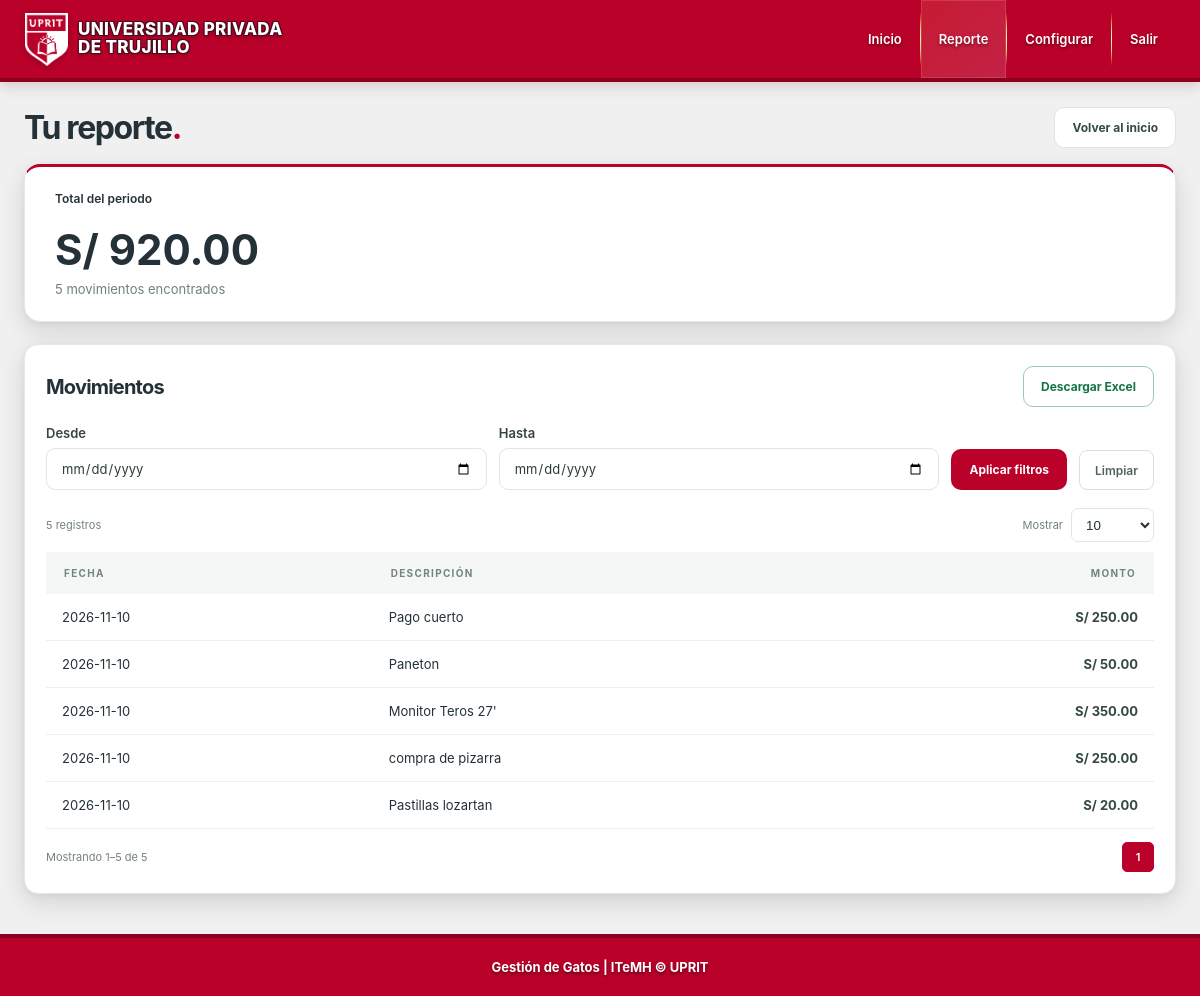
Page /reporte (signed in) on the committed database.
### tables this page shows
CREATE TABLE gastos (
            id INTEGER PRIMARY KEY AUTOINCREMENT,
            fecha TEXT NOT NULL,
            descripcion TEXT NOT NULL,
            monto_centavos INTEGER NOT NULL CHECK (monto_centavos > 0),
            creado_en TEXT NOT NULL DEFAULT CURRENT_TIMESTAMP
        );

CREATE TABLE configuracion (
            id INTEGER PRIMARY KEY CHECK (id = 1),
            nombre TEXT NOT NULL,
            logo BLOB,
            logo_mime TEXT,
            logo_version INTEGER NOT NULL DEFAULT 0
        , logo_secundario BLOB, logo_secundario_mime TEXT, logo_secundario_version INTEGER NOT NULL DEFAULT 0, pie_panel TEXT NOT NULL DEFAULT 'Derechos reservados ITeMH © Universidad Privada de Trujillo', pie_login TEXT NOT NULL DEFAULT 'Derechos reservados ITeMH © 2026', marca_login TEXT NOT NULL DEFAULT 'UPRIT');

### app.py (the view)
@app.get("/reporte")
@login_required
def reporte():
    try:
        todos_los_gastos, desde, hasta = datos_reporte()
    except ValueError:
        flash("El rango de fechas no es válido.", "error")
        return redirect(url_for("reporte"))
    try:
        por_pagina = int(request.args.get("por_pagina", 10))
        pagina = max(1, int(request.args.get("pagina", 1)))
    except (TypeError, ValueError):
        por_pagina, pagina = 10, 1
    if por_pagina not in {10, 25, 50, 100}:
        por_pagina = 10
    total_registros = len(todos_los_gastos)
    total_paginas = max(1, (total_registros + por_pagina - 1) // por_pagina)
    pagina = min(pagina, total_paginas)
    inicio = (pagina - 1) * por_pagina
    gastos = todos_los_gastos[inicio:inicio + por_pagina]
    inicio_registro = inicio + 1 if total_registros else 0
    fin_registro = min(inicio + por_pagina, total_registros)
    return render_template("reporte.html", gastos=gastos, desde=desde, hasta=hasta,
                           total=sum(g["monto_centavos"] for g in todos_los_gastos),
                           total_registros=total_registros, pagina=pagina, por_pagina=por_pagina,
                           total_paginas=total_paginas, inicio_registro=inicio_registro,
                           fin_registro=fin_registro,
                           paginas_visibles=range(max(1, pagina - 2), min(total_paginas, pagina + 2) + 1))

### app.py (called while the page is built)
@contextmanager
def db():
    connection = sqlite3.connect(DB_PATH)
    connection.row_factory = sqlite3.Row
    try:
        with connection:
            yield connection
    finally:
        connection.close()

def configuracion_actual():
    with db() as connection:
        return connection.execute("""SELECT nombre, logo_version, logo IS NOT NULL AS tiene_logo,
            logo_secundario_version, logo_secundario IS NOT NULL AS tiene_logo_secundario,
            pie_panel, pie_login
            FROM configuracion WHERE id = 1""").fetchone()

@app.context_processor
def branding():
    config = configuracion_actual()
    return {"nombre_sitio": config["nombre"],
            "pie_panel": config["pie_panel"],
            "pie_login": config["pie_login"],
            "logo_url": url_for("logo_actual", tipo="principal", v=config["logo_version"]) if config["tiene_logo"] else url_for("static", filename="logo/rsy.png"),
            "logo_secundario_url": url_for("logo_actual", tipo="secundario", v=config["logo_secundario_version"]) if config["tiene_logo_secundario"] else url_for("static", filename="logo/uprit.png")}

def login_required(view):
    @wraps(view)
    def wrapped(*args, **kwargs):
        if not session.get("usuario"):
            return redirect(url_for("login"))
        return view(*args, **kwargs)
    return wrapped

@app.template_filter("dinero")
def dinero(centavos):
    return f"S/ {centavos / 100:,.2f}"

def datos_reporte():
    desde = request.args.get("desde", "").strip()
    hasta = request.args.get("hasta", "").strip()
    for value in (desde, hasta):
        if value:
            datetime.strptime(value, "%Y-%m-%d")
    if desde and hasta and desde > hasta:
        raise ValueError
    condiciones, parametros = [], []
    if desde:
        condiciones.append("fecha >= ?")
        parametros.append(desde)
    if hasta:
        condiciones.append("fecha <= ?")
        parametros.append(hasta)
    where = " WHERE " + " AND ".join(condiciones) if condiciones else ""
    with db() as connection:
        gastos = connection.execute("SELECT * FROM gastos" + where + " ORDER BY fecha DESC, id DESC", parametros).fetchall()
    return gastos, desde, hasta

### templates/reporte.html (shortened to what this page needs)
{% extends 'base.html' %}
{% block content %}
<main class="container"><div class="page-head"><div><h1>Tu reporte<span class="accent">.</span></h1></div><a class="button secondary" href="{{ url_for('inicio') }}">Volver al inicio</a></div><section class="report-summary"><div><div class="eyebrow light">Total del periodo</div><strong>{{ total|dinero }}</strong><p>{{ total_registros }} movimiento{{ 's' if total_registros != 1 else '' }} encontrado{{ 's' if total_registros != 1 else '' }}</p></div><div class="report-mark">✳</div></section><section class="panel report-panel"><div class="panel-head"><div><h2>Movimientos</h2></div><a class="button outline" href="{{ url_for('exportar_excel', desde=desde, hasta=hasta) }}">Descargar Excel</a></div><form class="filter-form" method="get"><input type="hidden" name="por_pagina" value="{{ por_pagina }}"><div><label for="desde">Desde</label><input type="date" id="desde" name="desde" value="{{ desde }}"></div><div><label for="hasta">Hasta</label><input type="date" id="hasta" name="hasta" value="{{ hasta }}"></div><button class="button primary" type="submit">Aplicar filtros</button><a class="clear-link" href="{{ url_for('reporte') }}">Limpiar</a></form><div class="report-table-tools"><span>{{ total_registros }} registro{{ 's' if total_registros != 1 else '' }}</span><form class="page-size-form" method="get"><input type="hidden" name="desde" value="{{ desde }}"><input type="hidden" name="hasta" value="{{ hasta }}"><label for="reporte_por_pagina">Mostrar</label><select id="reporte_por_pagina" name="por_pagina" onchange="this.form.submit()">{% for opcion in (10, 25, 50, 100) %}<option value="{{ opcion }}" {{ 'selected' if por_pagina == opcion else '' }}>{{ opcion }}</option>{% endfor %}</select></form></div>{% if gastos %}<div class="table-wrap"><table><thead><tr><th>FECHA</th><th>DESCRIPCIÓN</th><th>MONTO</th></tr></thead><tbody>{% for gasto in gastos %}<tr><td>{{ gasto.fecha }}</td><td>{{ gasto.descripcion }}</td><td class="amount">{{ gasto.monto_centavos|dinero }}</td></tr>{% endfor %}</tbody></table></div><div class="table-footer"><span>Mostrando {{ inicio_registro }}–{{ fin_registro }} de {{ total_registros }}</span><nav class="pagination" aria-label="Paginación del reporte">{% if pagina > 1 %}<a href="{{ url_for('reporte', pagina=pagina-1, por_pagina=por_pagina, desde=desde, hasta=hasta) }}" aria-label="Página anterior">‹</a>{% endif %}{% for numero in paginas_visibles %}<a href="{{ url_for('reporte', pagina=numero, por_pagina=por_pagina, desde=desde, hasta=hasta) }}" class="{{ 'active' if numero == pagina else '' }}">{{ numero }}</a>{% endfor %}{% if pagina < total_paginas %}<a href="{{ url_for('reporte', pagina=pagina+1, por_pagina=por_pagina, desde=desde, hasta=hasta) }}" aria-label="Página siguiente">›</a>{% endif %}</nav></div>{% else %}<div class="empty"><div class="empty-symbol">⌕</div><h3>Sin resultados</h3><p>No hay gastos para las fechas seleccionadas.</p></div>{% endif %}</section></main>
{% endblock %}

### templates/base.html (shortened to what this page needs)
<!doctype html>
<html lang="es">
<head>
  <link rel="stylesheet" href="{{ url_for('static', filename='style.css', v='37') }}">
</head>
<body class="{{ 'app-page' if session.get('usuario') else 'auth-page' }}">
  {% if session.get('usuario') %}
  <header class="topbar"><div class="topbar-inner"><a class="brand" href="{{ url_for('inicio') }}"><img class="brand-logo" src="{{ url_for('static', filename='logo/uprit.png') }}" alt="Logo UPRIT"> <span>UNIVERSIDAD PRIVADA<br>DE TRUJILLO</span></a><nav aria-label="Navegación principal"><a href="{{ url_for('inicio') }}" class="{{ 'active' if request.endpoint == 'inicio' else '' }}">Inicio</a><a href="{{ url_for('reporte') }}" class="{{ 'active' if request.endpoint == 'reporte' else '' }}">Reporte</a><a href="{{ url_for('configurar') }}" class="{{ 'active' if request.endpoint == 'configurar' else '' }}">Configurar</a><form action="{{ url_for('logout') }}" method="post"><button class="nav-button">Salir</button></form></nav></div></header>
  {% endif %}
  {% block content %}{% endblock %}
  {% if session.get('usuario') %}<footer class="app-footer"><div><span>{{ pie_panel }}</span></div></footer>{% endif %}
</body>
</html>

### rows in the picture
gastos: fecha "2026-11-10", descripcion "Pago cuerto", monto_centavos|dinero "S/ 250.00"
gastos: fecha "2026-11-10", descripcion "Paneton", monto_centavos|dinero "S/ 50.00"
gastos: fecha "2026-11-10", descripcion "Monitor Teros 27'", monto_centavos|dinero "S/ 350.00"
gastos: fecha "2026-11-10", descripcion "compra de pizarra", monto_centavos|dinero "S/ 250.00"
gastos: fecha "2026-11-10", descripcion "Pastillas lozartan", monto_centavos|dinero "S/ 20.00"
configuracion: pie_panel "Gestión de Gatos | ITeMH © UPRIT"

### other values in the picture
{{ total|dinero }} "S/ 920.00"
{{ total_registros }} "5"
{{ 's' if total_registros != 1 else '' }} "s"
{{ inicio_registro }} "1"
{{ fin_registro }} "5"
{{ numero }} "1"
form field por_pagina "10"
